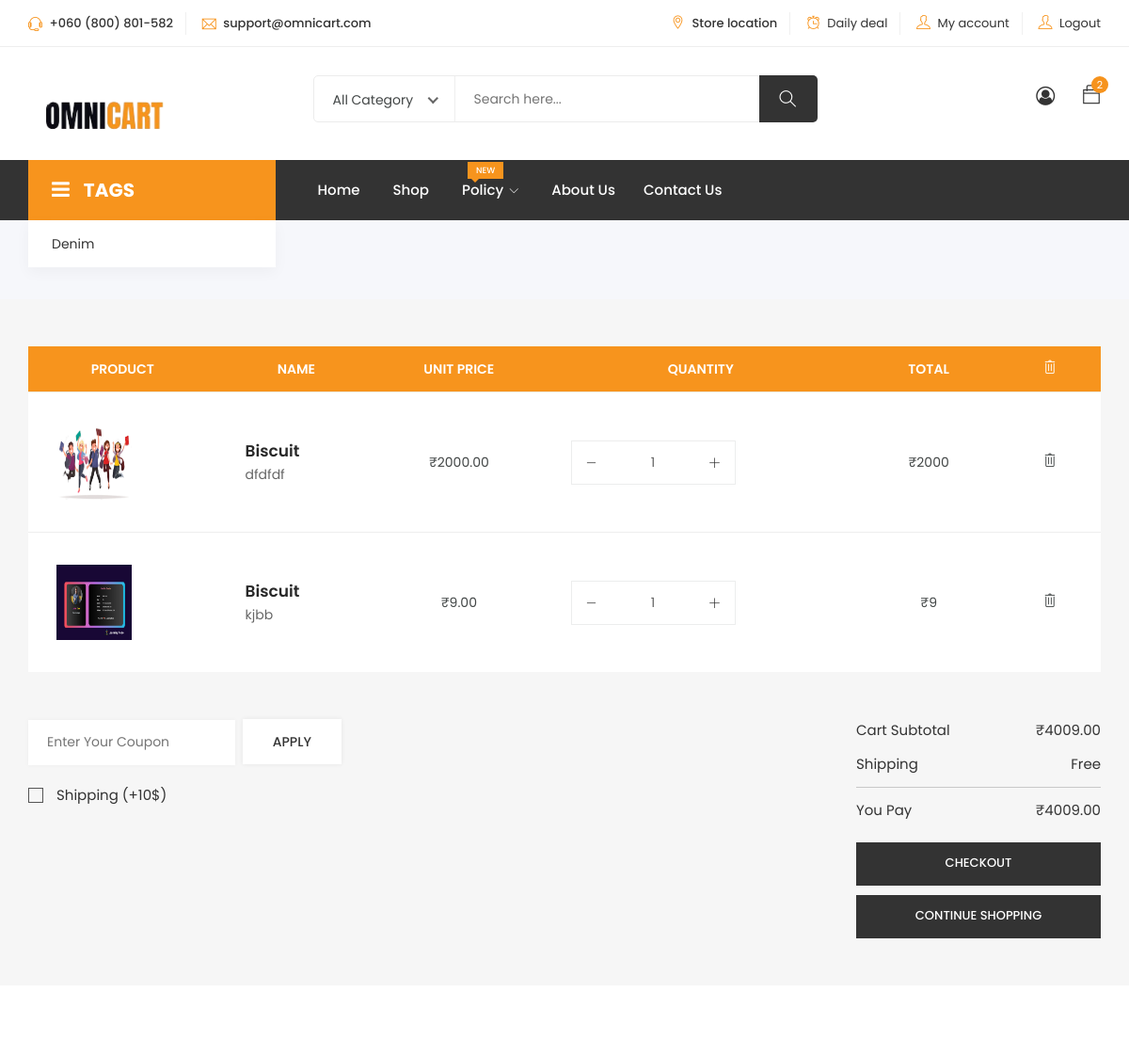
Before: /cart/ (signed in, upper part) with the older database file.
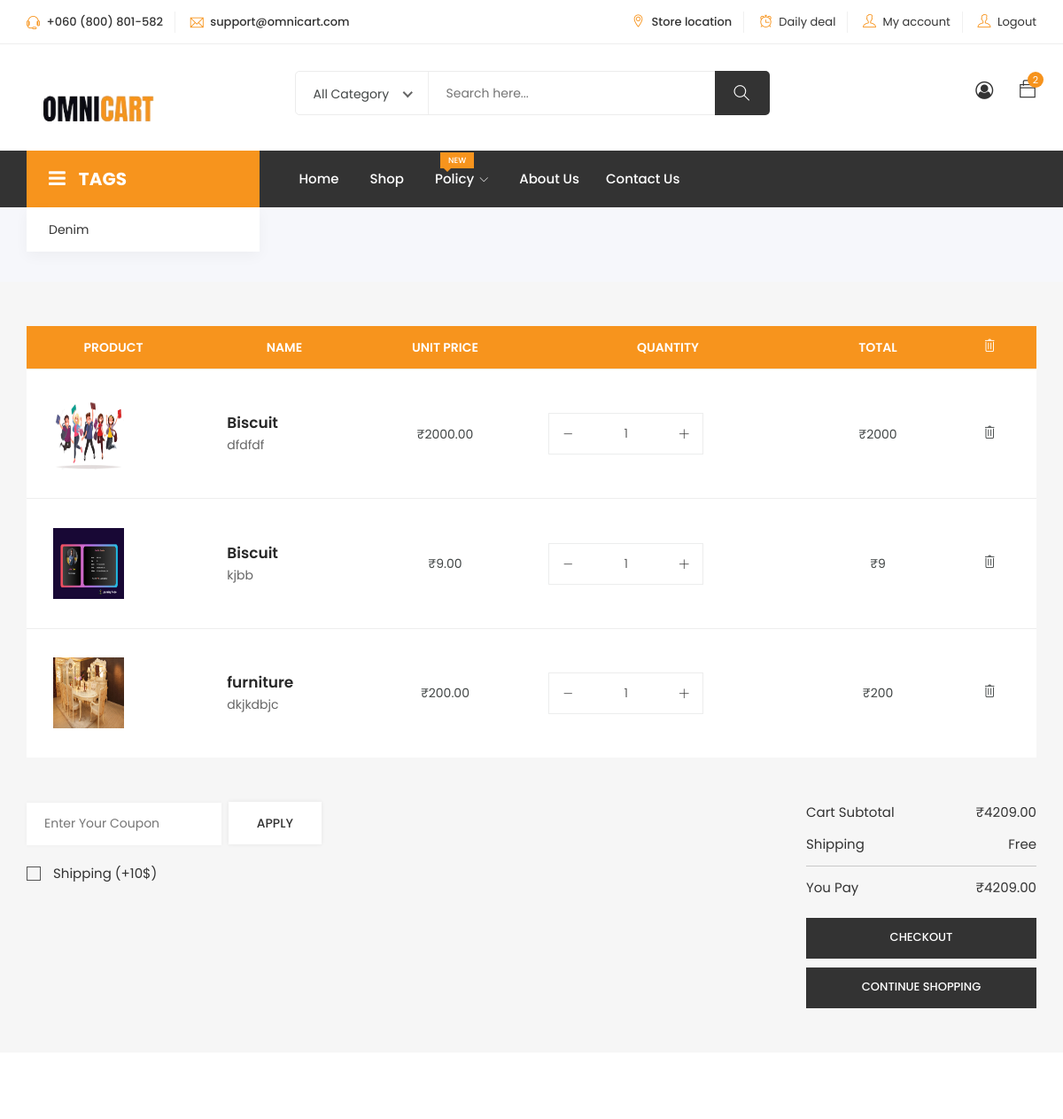
After: the same page with the newer database file.
### OmniApp/models.py (models this page shows, shortened)
class CartItem(models.Model):
    cart = models.ForeignKey(Cart, related_name="items", on_delete=models.CASCADE)
    product = models.ForeignKey(Product, on_delete=models.CASCADE)
    quantity = models.PositiveIntegerField(default=1)

class Product(models.Model):
    product_id = models.UUIDField(
        primary_key=True, default=uuid.uuid4, editable=False, unique=True
    )
    product_name = models.CharField(max_length=255)
    manufacturer_id = models.ForeignKey(
        Customer, on_delete=models.CASCADE, related_name="products"
    )
    quantity = models.PositiveIntegerField()
    product_image = models.ImageField(
        upload_to="product_images/", null=True, blank=True
    )
    unit_weight = models.FloatField()
    product_description = models.TextField()
    unit_price = models.DecimalField(max_digits=10, decimal_places=2)
    product_short_description = models.TextField(default=" ")
    categories = models.ManyToManyField(Categoryies, related_name="products")
    tags = models.ManyToManyField(Tag, related_name="products")

class Cart(models.Model):
    user = models.ForeignKey(User, on_delete=models.CASCADE, default="23223")
    total_price = models.DecimalField(max_digits=10, decimal_places=2, default=0)
    total_quantity = models.PositiveIntegerField(default=0)

### OmniApp/views.py (the view)
# urls.py: path("cart/", view_cart, name="cart"),
@login_required(login_url="login")
def view_cart(request):
    user = request.user
    cart, created = Cart.objects.get_or_create(user=user)
    user_authenticated, types = authentication_login(request)
    context = {
        "cart": cart,
        "user_authenticated": user_authenticated,
        "type": types,
    }
    return render(request, "OmniCart/cart.html", context)

### OmniApp/views.py (called while the page is built)
def authentication_login(request):
    customer_session = request.session.get("customer")
    if customer_session:
        customer_id = customer_session.get("id")
        try:
            customer = Customer.objects.get(id=customer_id)
            user_authenticated = True
        except Customer.DoesNotExist:
            user_authenticated = False
            customer = None
    else:
        user_authenticated = False
        customer = None
    types = customer.user_type if customer else None
    return user_authenticated, types

### templates/OmniCart/cart.html (shortened to what this page needs)
{% extends 'base.html' %}
{% load static %}
{% block content %}
<div class="breadcrumbs">
    <div class="container">
        <div class="row">
            <div class="col-12">
                <div class="bread-inner">
                    <ul class="bread-list">
                        <li><a href="index1.html">Home</a></li>
                        <li class="active"><a href="blog-single.html">Cart</a></li>
                    </ul>
                </div>
            </div>
        </div>
    </div>
</div>
<div class="shopping-cart section">
    <div class="container">
        <div class="row">
            <div class="col-12">
                <table class="table shopping-summery">
                    <thead>
                        <tr class="main-hading">
                            <th>PRODUCT</th>
                            <th>NAME</th>
                            <th class="text-center">UNIT PRICE</th>
                            <th class="text-center">QUANTITY</th>
                            <th class="text-center">TOTAL</th>
                            <th class="text-center"><i class="ti-trash remove-icon"></i></th>
                        </tr>
                    </thead>
                    <tbody>
                        {% if cart.items.all %}
                            {% for item in cart.items.all %}
                                <tr>
                                    <td class="image" data-title="No"><img src="{{ item.product.product_image.url }}" alt="{{ item.product.product_name }}"></td>
                                    <td class="product-des" data-title="Description">
                                        <p class="product-name"><a href="#">{{ item.product.product_name }}</a></p>
                                        <p class="product-des">{{ item.product.product_description }}</p>
                                    </td>
                                    <td class="price" data-title="Price"><span>₹{{ item.product.unit_price }}</span></td>
                                    <td class="qty" data-title="Qty">
                                        <div class="input-group">
                                            <div class="button minus">
                                                <button type="button" class="btn btn-primary btn-number"  data-field="quant[{{ item.id }}]" data-item-id="{{ item.id }}">
                                                    <i class="ti-minus"></i>
                                                </button>
                                            </div>
                                            <input type="text" readonly name="quant[{{ item.id }}]" class="input-number" data-min="1" data-max="100" value="{{ item.quantity }}">
                                            <div class="button plus">
                                                <button type="button" class="btn btn-primary btn-number"  data-field="quant[{{ item.id }}]" data-item-id="{{ item.id }}">
                                                    <i class="ti-plus"></i>
                                                </button>
                                            </div>
                                        </div>
                                    </td>
                                    <td class="total-amount" data-title="Total"><span>₹{% widthratio item.product.unit_price 1 item.quantity %}</span></td>
                                    <td class="action" data-title="Remove">
                                        <a href="#" class="remove-item" data-item-id="{{ item.id }}">
                                            <i class="ti-trash remove-icon"></i>
                                        </a>
                                    </td>
                                </tr>
                            {% endfor %}
                        {% else %}
                            <tr>
                                <td colspan="6">Your cart is empty.</td>
                            </tr>
                        {% endif %}
                    </tbody>
                </table>
            </div>
        </div>
        <div class="row">
            <div class="col-12">
                <div class="total-amount">
                    <div class="row">
                        <div class="col-lg-8 col-md-5 col-12">
                            <div class="left">
                                <div class="coupon">
                                    <form action="#" target="_blank">
                                        <input name="Coupon" placeholder="Enter Your Coupon">
                                        <button class="btn">Apply</button>
                                    </form>
                                </div>
                                <div class="checkbox">
                                    <label class="checkbox-inline" for="2"><input name="news" id="2" type="checkbox"> Shipping (+10$)</label>
                                </div>
                            </div>
                        </div>
                        <div class="col-lg-4 col-md-7 col-12">
                            <div class="right">
                                <ul>
                                    <li>Cart Subtotal<span>₹{{ cart.total_price }}</span></li>
                                    <li>Shipping<span>Free</span></li>
                                    <li class="last">You Pay<span>₹{{ cart.total_price }}</span></li>
                                </ul>
                                <div class="button5">
                                    {% if cart.items.all %}
                                    <a href="{% url 'checkout' %}" class="btn">Checkout</a>
                                    {% endif %}
                                    <a href="{% url 'shops' %}" class="btn">Continue shopping</a>
                                </div>
                            </div>
                        </div>
                    </div>
                </div>
            </div>
        </div>
    </div>
</div>
<section class="shop-services section">
</section>
    {% endblock content %}

### templates/base.html (shortened to what this page needs)
{% load static %}
<!DOCTYPE html>
<html lang="zxx">
<head>
	<link href="https://cdnjs.cloudflare.com/ajax/libs/font-awesome/5.10.0/css/all.min.css" rel="stylesheet">
<link rel="stylesheet" href="{% static 'css/bootstrap.css' %}">
<link rel="stylesheet" href="{% static 'css/magnific-popup.min.css' %}">
<link rel="stylesheet" href="{% static 'css/font-awesome.css' %}">
<link rel="stylesheet" href="{% static 'css/jquery.fancybox.min.css' %}">
<link rel="stylesheet" href="{% static 'css/themify-icons.css' %}">
<link rel="stylesheet" href="{% static 'css/niceselect.css' %}">
<link rel="stylesheet" href="{% static 'css/animate.css' %}">
<link rel="stylesheet" href="{% static 'css/flex-slider.min.css' %}">
<link rel="stylesheet" href="{% static 'css/owl-carousel.css' %}">
<link rel="stylesheet" href="{% static 'css/slicknav.min.css' %}">
<link rel="stylesheet" href="{% static 'css/reset.css' %}">
<link rel="stylesheet" href="{% static 'style.css' %}">
<link rel="stylesheet" href="{% static 'css/responsive.css' %}">
<link rel="stylesheet" href="https://cdn.jsdelivr.net/npm/sweetalert2@10"></link>
</head>
<body class="js">
    <header class="header shop">
        {% include 'partials/_header.html' %}
    </header>
    {% block content %}
    {% endblock content %}
</body>
</html>

### templates/partials/_header.html (shortened to what this page needs)
{% load static %}
<div class="topbar">
    <div class="container">
        <div class="row">
            <div class="col-lg-5 col-md-12 col-12">
                <div class="top-left">
                    <ul class="list-main">
                        <li><i class="ti-headphone-alt"></i> +060 (800) 801-582</li>
                        <li><i class="ti-email"></i> support@omnicart.com</li>
                    </ul>
                </div>
            </div>
            <div class="col-lg-7 col-md-12 col-12">
                <div class="right-content">
                    <ul class="list-main">
                        <li><i class="ti-location-pin"></i> Store location</li>
                        <li><i class="ti-alarm-clock"></i> <a href="#">Daily deal</a></li>
                        {% if user_authenticated or user.is_authenticated %}
                        {% if type == "manufacturer" %}
                        <li><i class="ti-user"></i> <a href="{% url 'admin_panel' customer_id=request.session.customer.id %}">My account</a></li>
                    {% else %}
                        <li><i class="ti-user"></i> <a href="{% url 'my_account' %}">My account</a></li>
                    {% endif %}
                        <li><i class="ti-user"></i> <a href="{% url 'logout' %}">Logout</a></li>
                    {% else %}
                        <li><i class="ti-power-off"></i><a href="{% url 'login' %}">Login</a></li>
                    {% endif %}
                    </ul>
                </div>
            </div>
        </div>
    </div>
</div>
<div class="middle-inner">
    <div class="container">
        <div class="row">
            <div class="col-lg-2 col-md-2 col-12">
                <div class="logo">
                    <a href="{% url 'index' %}"><img src="{% static 'homepage-images/OMNI.png' %}" alt="logo"></a>
                </div>
            </div>
            <div class="col-lg-8 col-md-7 col-12">
                <div class="search-bar-top">
                    <div class="search-bar">
                            <form action="{% url 'search_view' %}" method="GET">
                                <input type="text" placeholder="Search here..." name="search">
                                <button class="btnn" type="submit"><i class="ti-search"></i></button>
                            </form>
                    </div>
                </div>
            </div>
            <div class="col-lg-2 col-md-3 col-12">
                <div class="right-bar">
                    <div class="sinlge-bar">
                        <a href="#" class="single-icon"><i class="fa fa-user-circle-o" aria-hidden="true"></i></a>
                    </div>
                    <div class="sinlge-bar shopping">
                        <a href="{% url 'cart' %}" class="single-icon"><i class="ti-bag"></i> <span class="total-count">2</span></a>
                    </div>
                </div>
            </div>
        </div>
    </div>
</div>
<div class="header-inner">
    <div class="container">
        <div class="cat-nav-head">
            <div class="row">
                <div class="col-lg-3">
                    <div class="all-category">
                        <h3 class="cat-heading" id="barss"><i class="fa fa-bars" aria-hidden="true"></i>TAGS</h3>
                        <ul class="main-category">
                            <li><a href="#">denim </a></li>
                        </ul>
                    </div>
                </div>
                <div class="col-lg-9 col-12">
                    <div class="menu-area">
                        <nav class="navbar navbar-expand-lg">
                            <div class="navbar-collapse">
                                <div class="nav-inner">
                                    <ul class="nav main-menu menu navbar-nav">
                                        <li  class="{% if current_page_url == '/' %}active{% endif %}"><a href="{% url 'index' %}">Home</a></li>
                                            <li  class="{% if current_page_url == '/shops/' %}active{% endif %}"><a href="{% url 'shops' %}">Shop</a></li>
                                            <li class="" ><a href="#">Policy<i class="ti-angle-down"></i><span class="new">New</span></a>
                                            </li>
                                                <ul class="dropdown">
                                                    <li><a href="{% url 'about_us' %}">About Us</a></li>
                                                </ul>
                                            <li><a href="{% url 'contact_us' %}">Contact Us</a></li>
                                        </ul>
                                </div>
                            </div>
                        </nav>
                    </div>
                </div>
            </div>
        </div>
    </div>
</div>

### templates/partials/_footer.html (shortened to what this page needs)
{% load static %}

Changed rows visible on the page:
added CartItem: product.product_image (picture), product.product_name "furniture", product.product_description "dkjkdbjc", product.unit_price "200.00", quantity "1", product+quantity "200"
changed Cart: total_price "4009.00" → "4209.00"
